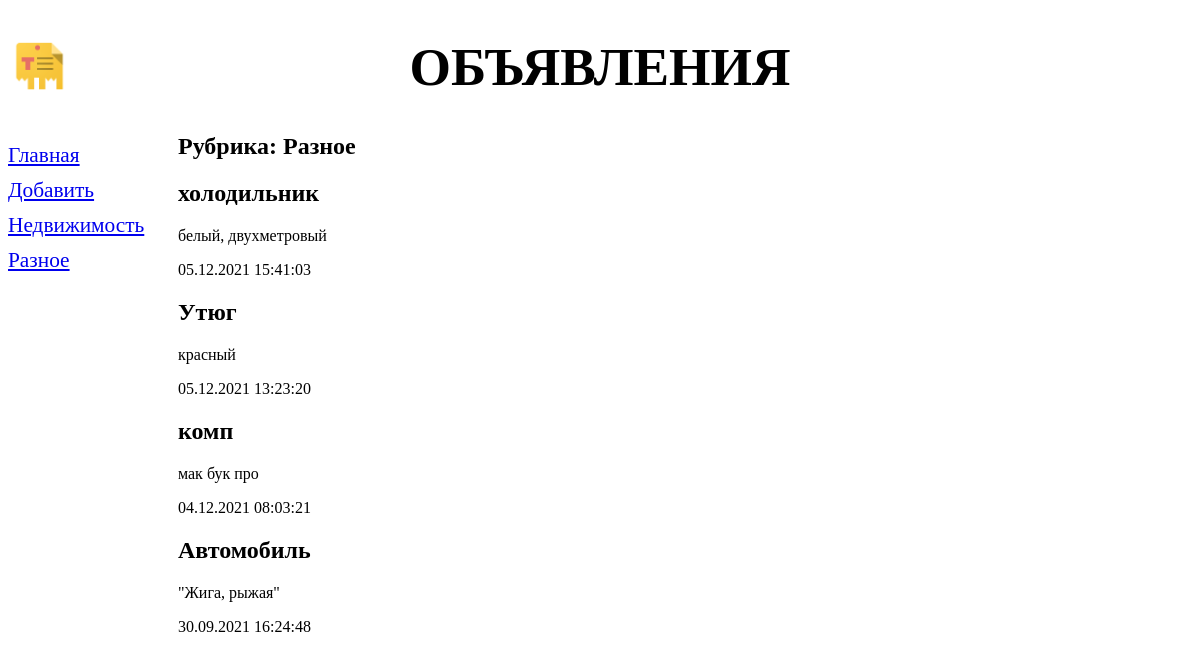
The page /bboard/2/ on the database its author committed.
### bboard/models.py (models this page shows, shortened)
class Rubric(models.Model):
    name = models.CharField(max_length=20, db_index=True, verbose_name='Название')
    class Meta:
        verbose_name_plural = 'Рубрики'
        verbose_name = 'Рубрика'
        ordering = ['name']

class Bb(models.Model):
    title = models.CharField(max_length=50, verbose_name='Товар')
    content = models.TextField(null=True, blank=True, verbose_name='Описание')
    price = models.FloatField(null=True, blank=True, verbose_name='Цена')
    published = models.DateTimeField(auto_now_add=True, db_index=True, verbose_name='Опубликовано')
    rubric = models.ForeignKey('Rubric', null=True, on_delete=models.PROTECT, verbose_name='Рубрика')
    class Meta:
        verbose_name_plural = 'Объявления'
        verbose_name = 'Объявление'
        ordering = ['-published']

### bboard/views.py (the view)
# urls.py: path('<int:rubric_id>/', by_rubric, name='by_rubric'),    # параметризированный маршрут
def by_rubric(request, rubric_id):
    bbs = Bb.objects.filter(rubric=rubric_id)
    rubrics = Rubric.objects.all()
    current_rubric = Rubric.objects.get(pk=rubric_id)
    context = {
        'bbs': bbs,
        'rubrics': rubrics,
        'current_rubric': current_rubric,
    }
    return render(request, 'bboard/by_rubric.html', context)

### bboard/templates/bboard/by_rubric.html (shortened to what this page needs)
{% extends "layout/basic.html" %}
{% block content %}
<h2>Рубрика: {{ current_rubric.name }}</h2>
{% for bb in bbs %}
<div>
    <h2>{{ bb.title }}</h2>
    <p>{{ bb.content }}</p>
    <p>{{ bb.published|date:"d.m.Y H:i:s" }}</p>
</div>
{% endfor %}
{% endblock %}

### bboard/templates/layout/basic.html (shortened to what this page needs)
<!DOCTYPE html>
{% load static %}
<html lang="en">
<head>
    <link rel="stylesheet" type="text/css" href="{% static 'style.css' %}">
</head>
<body>
    <header>
        <h1>Объявления</h1>
    </header>
    <nav>
        <a href="{% url 'index' %}">Главная</a>
        <a href="{% url 'add' %}">Добавить</a>
        {% for rubric in rubrics %}
        <a href="{% url 'by_rubric' rubric.pk %}">{{ rubric.name }}</a>
        {% endfor %}
    </nav>
    <section>
        {% block content %}
        {% endblock %}
    </section>
</body>
</html>

### bboard/static/style.css (style rules this page uses)
header h1 { font-size: 40pt; text-transform: uppercase; text-align: center; background: url("bg.png") left / auto 100% no-repeat; }
nav { font-size: 16pt; width: 150px; float: left; }
nav a { display: block; margin: 10px 0px; }
section { margin-left: 170px; }

### rows shown on the page
Rubric: name "Недвижимость"
Rubric: name "Разное"
Bb: title "холодильник", content "белый, двухметровый", published "05.12.2021 15:41:03"
Bb: title "Утюг", content "красный", published "05.12.2021 13:23:20"
Bb: title "комп", content "мак бук про", published "04.12.2021 08:03:21"
Bb: title "Автомобиль", content "\"Жига, рыжая\"", published "30.09.2021 16:24:48"
